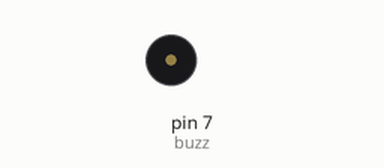
Recording of a program running on a simulated Raspberry Pi (header pin numbers). Shown: buzzer (waves = sounding). At 34.4 s the program stops and its outputs stay as they are.

Above: at 1.43 s.
At 34.19 s:
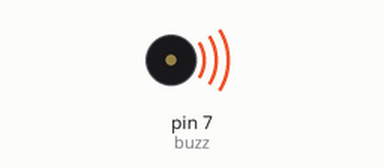
Timing chart, 0 to 35.9 s (numbered marks = the images above):
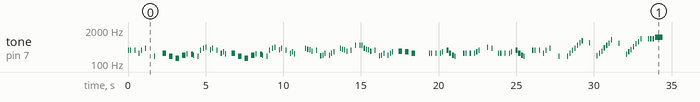

The program:

mario.py
```python
import RPi.GPIO as GPIO
from time import sleep
GPIO.setmode(GPIO.BOARD)
GPIO.setup(7, GPIO.OUT)


def Beep(freq, duration_ms):
    buzz = GPIO.PWM(7, freq)
    buzz.ChangeFrequency(freq)
    buzz.start(50)
    sleep(duration_ms*0.0007)
    buzz.stop()
    buzz.start(50)

def Sleep(time):
    sleep(time * 0.0007)

Beep (330,100)
Sleep(100)
Beep (330,100)
Sleep(300)
Beep (330,100)
Sleep(300)
Beep (262,100)
Sleep(100)
Beep (330,100)
Sleep(300)
Beep (392,100)
Sleep(700)
Beep (196,100)
Sleep(700)
Beep (262,300)
Sleep(300)
Beep (196,300)
Sleep(300)
Beep (164,300)
Sleep(300)
Beep (220,300)
Sleep(100)
Beep (246,100)
Sleep(300)
Beep (233,200)
Beep (220,100)
Sleep(300)
Beep (196,100)
Sleep(150)
Beep (330,100)
Sleep(150)
Beep (392,100)
Sleep(150)
Beep (440,100)
Sleep(300)
Beep (349,100)
Sleep(100)
Beep (392,100)
Sleep(300)
Beep (330,100)
Sleep(300)
Beep (262,100)
Sleep(100)
Beep (294,100)
Sleep(100)
Beep (247,100)
Sleep(500)
Beep (262,300)
Sleep(300)
Beep (196,300)
Sleep(300)
Beep (164,300)
Sleep(300)
Beep (220,300)
Sleep(100)
Beep (246,100)
Sleep(300)
Beep (233,200)
Beep (220,100)
Sleep(300)
Beep (196,100)
Sleep(150)
Beep (330,100)
Sleep(150)
Beep (392,100)
Sleep(150)
Beep (440,100)
Sleep(300)
Beep (349,100)
Sleep(100)
Beep (392,100)
Sleep(300)
Beep (330,100)
Sleep(300)
Beep (262,100)
Sleep(100)
Beep (294,100)
Sleep(100)
Beep (247,100)
Sleep(900)
Beep (392,100)
Sleep(100)
Beep (370,100)
Sleep(100)
Beep (349,100)
Sleep(100)
Beep (311,100)
Sleep(300)
Beep (330,100)
Sleep(300)
Beep (207,100)
Sleep(100)
Beep (220,100)
Sleep(100)
Beep (262,100)
Sleep(300)
Beep (220,100)
Sleep(100)
Beep (262,100)
Sleep(100)
Beep (294,100)
Sleep(500)
Beep (392,100)
Sleep(100)
Beep (370,100)
Sleep(100)
Beep (349,100)
Sleep(100)
Beep (311,100)
Sleep(300)
Beep (330,100)
Sleep(300)
Beep (523,100)
Sleep(300)
Beep (523,100)
Sleep(100)
Beep (523,100)
Sleep(100)
Beep (392,100)
Sleep(100)
Beep (370,100)
Sleep(100)
Beep (349,100)
Sleep(100)
Beep (311,100)
Sleep(300)
Beep (330,100)
Sleep(300)
Beep (207,100)
Sleep(100)
Beep (220,100)
Sleep(100)
Beep (262,100)
Sleep(300)
Beep (220,100)
Sleep(100)
Beep (262,100)
Sleep(100)
Beep (294,100)
Sleep(500)
Beep (311,300)
Sleep(300)
Beep (296,300)
Sleep(300)
Beep (262,300)
Sleep(1300)
Beep (262,100)
Sleep(100)
Beep (262,100)
Sleep(300)
Beep (262,100)
Sleep(300)
Beep (262,100)
Sleep(100)
Beep (294,100)
Sleep(300)
Beep (330,200)
Sleep(50)
Beep (262,200)
Sleep(50)
Beep (220,200)
Sleep(50)
Beep (196,100)
Sleep(700)
Beep (262,100)
Sleep(100)
Beep (262,100)
Sleep(300)
Beep (262,100)
Sleep(300)
Beep (262,100)
Sleep(100)
Beep (294,100)
Sleep(100)
Beep (330,100)
Sleep(700)
Beep (440,100)
Sleep(300)
Beep (392,100)
Sleep(500)
Beep (262,100)
Sleep(100)
Beep (262,100)
Sleep(300)
Beep (262,100)
Sleep(300)
Beep (262,100)
Sleep(100)
Beep (294,100)
Sleep(300)
Beep (330,200)
Sleep(50)
Beep (262,200)
Sleep(50)
Beep (220,200)
Sleep(50)
Beep (196,100)
Sleep(700)

Beep (330,100)
Sleep(100)
Beep (330,100)
Sleep(300)
Beep (330,100)
Sleep(300)
Beep (262,100)
Sleep(100)
Beep (330,100)
Sleep(300)
Beep (392,100)
Sleep(700)
Beep (196,100)
Sleep(700)
Beep (196,100)
Sleep(125)
Beep (262,100)
Sleep(125)
Beep (330,100)
Sleep(125)
Beep (392,100)
Sleep(125)
Beep (523,100)
Sleep(125)
Beep (660,100)
Sleep(125)
Beep (784,100)
Sleep(575)
Beep (660,100)
Sleep(575)
Beep (207,100)
Sleep(125)
Beep (262,100)
Sleep(125)
Beep (311,100)
Sleep(125)
Beep (415,100)
Sleep(125)
Beep (523,100)
Sleep(125)
Beep (622,100)
Sleep(125)
Beep (830,100)
Sleep(575)
Beep (622,100)
Sleep(575)
Beep (233,100)
Sleep(125)
Beep (294,100)
Sleep(125)
Beep (349,100)
Sleep(125)
Beep (466,100)
Sleep(125)
Beep (587,100)
Sleep(125)
Beep (698,100)
Sleep(125)
Beep (932,100)
Sleep(575)
Beep (932,100)
Sleep(125)
Beep (932,100)
Sleep(125)
Beep (932,100)
Sleep(125)
Beep (1046,675)
```

Measured:
- by itself, tone on pin 7 (buzz): plays 330 Hz for 0.07 s, 330 Hz for 0.07 s, 330 Hz for 0.07 s, 262 Hz for 0.07 s, 330 Hz for 0.07 s, 392 Hz for 0.07 s … (134 notes in this stretch)
